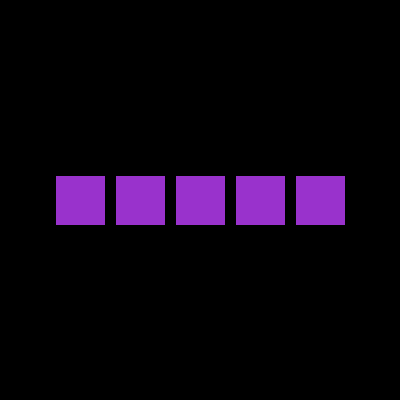
Frame 1 (no input)
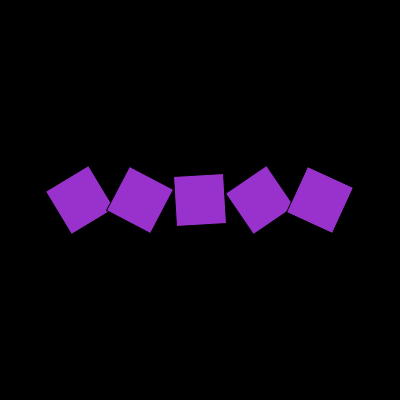
Frame 60 (the mouse pressed at the canvas centre just before this capture)
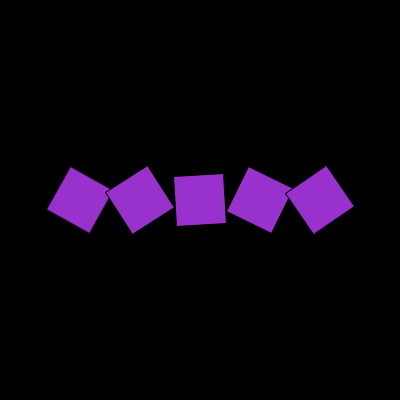
Frame 120 (the mouse held since frame 60 and released just before this capture)

The Processing sketch that drew these frames (run headless with seeded random() and noise(); from frame 60 on, the mouse is pressed at the canvas centre):

// Processing sketch: five_triangles
// ── five_triangles.pde
float angleOne = 0;
float angleTwo = 0;
float angleThree = 0;
float angleFour = 0;
float angleFive = 0;

float xpos = 80;
float xstep = 60;

void setup() {
  size(400, 400);
  rectMode(CENTER);
}

void draw() {
  background(0);
  pushMatrix();
    fill(153,50,204);
    translate(xpos + (xstep * 0), height/2);
    rotate(radians(angleOne));
    rect(0, 0, 50, 50); // notice the position is 0,0
    angleOne = angleOne + 1;
  popMatrix();
  
  pushMatrix();
    fill(153,50,204);
    translate(xpos + (xstep * 1), height/2);
    rotate(radians(angleTwo));
    rect(0, 0, 50, 50); // notice the position is 0,0
    angleTwo = angleTwo + 2;
  popMatrix();
  
  pushMatrix();
    fill(153,50,204);
    translate(xpos + (xstep * 2), height/2);
    rotate(radians(angleThree));
    rect(0, 0, 50, 50); // notice the position is 0,0
    angleThree = angleThree + 3;
  popMatrix();
  
  pushMatrix();
    fill(153,50,204);
    translate(xpos + (xstep * 3), height/2);
    rotate(radians(angleFour));
    rect(0, 0, 50, 50); // notice the position is 0,0
    angleFour = angleFour + 4;
  popMatrix();
  
  pushMatrix();
    fill(153,50,204);
    translate(xpos + (xstep * 4), height/2);
    rotate(radians(angleFive));
    rect(0, 0, 50, 50); // notice the position is 0,0
    angleFive = angleFive + 5;
  popMatrix();
}
